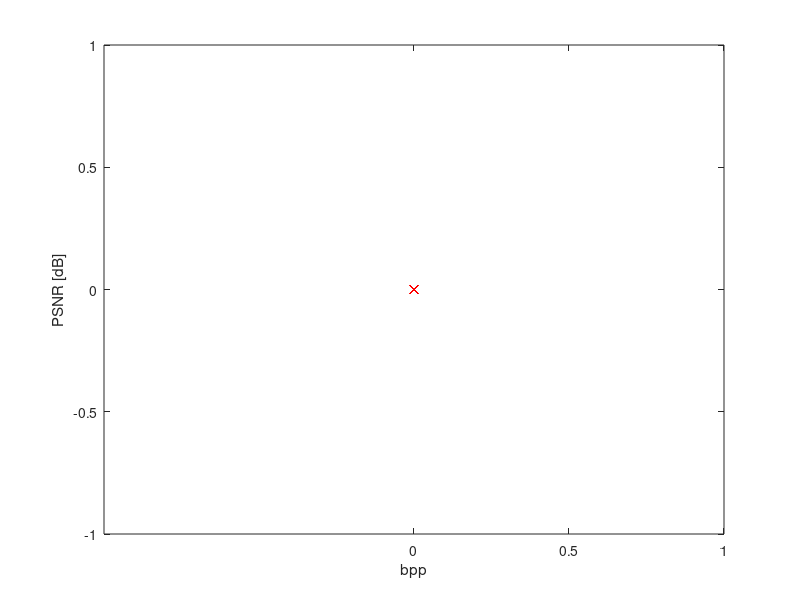

Source code (MATLAB):
scales = [0.07, 0.2, 0.4, 0.8, 1.0, 1.5, 2, 3, 4, 4.5];
EoB = 4000;

directory = fullfile('../../sequences', 'foreman20_40_RGB'); % path to src in the first part
path(path, directory)
frames = dir(fullfile(directory,'*.bmp'));

psnr = zeros(length(frames), 1);
rate = zeros(length(frames), 1);

final_rate = zeros(size(scales, 2), 1);
final_psnr = zeros(size(scales, 2), 1);

still_im_rate = zeros(size(scales, 2), 1);
still_im_psnr = zeros(size(scales, 2), 1);

for s = 1:numel(scales)
    qScale = scales(s);
    for i = 1:length(frames)
        im = double(imread(fullfile(directory, frames(i).name)));
        im1 = ictRGB2YCbCr(im);
        if i == 1     % Encode and decode the 1st frame

            [PSNR, BPP, ref_rgb_im, ~, ~, ~, k_small_min] = dctScript(im, qScale, EoB);
            psnr(i) = PSNR;
            rate(i) = BPP;
            still_im_rate(s) = BPP;
            still_im_psnr(s) = PSNR;
            ref_im = ictRGB2YCbCr(ref_rgb_im);            
            continue;
        end
        mv_indices = SSD(ref_im(:,:,1), im1(:,:,1));
        rec_im = SSD_rec(ref_im, mv_indices);
        err_im = im1-rec_im;
        try
            zeroRun= IntraEncode(err_im, qScale, EoB, 0, true);
            if isequal(i, 2)
                pmfMV = stats_marg(mv_indices, min(mv_indices(:)):max(mv_indices(:)));
                [BinaryTreeMV, ~, BinCodeMV, CodelengthsMV] = buildHuffman(pmfMV);
            end

            pmfZR = stats_marg(zeroRun, min(zeroRun(:)):max(zeroRun(:)));
            [BinaryTreeZR, ~, BinCodeZR, CodelengthsZR] = buildHuffman(pmfZR);

            off_setZR = -min(zeroRun(:))+1;
            off_setMV = -min(mv_indices(:))+1;

            bytestream1 = enc_huffman_new(zeroRun+off_setZR, BinCodeZR, CodelengthsZR);
            bytestream2 = enc_huffman_new(mv_indices+off_setMV, BinCodeMV, CodelengthsMV);

            dec_bytestream1 = double(reshape(dec_huffman_new(bytestream1, BinaryTreeZR, max(size(zeroRun(:)))), size(zeroRun)))-off_setZR;
            dec_bytestream2 = double(reshape(dec_huffman_new(bytestream2, BinaryTreeMV, max(size(mv_indices(:)))), size(mv_indices)))-off_setMV;

            bpp1 = (numel(bytestream1)*8) / (numel(im)/3);
            bpp2 = (numel(bytestream2)*8) / (numel(im)/3);

            dec_err_im = IntraDecode(zeroRun, size(err_im), qScale, EoB, 0, true);

        catch
            zeroRun= IntraEncode(err_im, qScale, EoB, 1, true);
            if isequal(i, 2)
                pmfMV = stats_marg(mv_indices, min(mv_indices(:)):max(mv_indices(:)));
                [BinaryTreeMV, ~, BinCodeMV, CodelengthsMV] = buildHuffman(pmfMV);
            end

            pmfZR = stats_marg(zeroRun, min(zeroRun(:)):max(zeroRun(:)));
            [BinaryTreeZR, ~, BinCodeZR, CodelengthsZR] = buildHuffman(pmfZR);

            off_setZR = -min(zeroRun(:))+1;
            off_setMV = -min(mv_indices(:))+1;

            bytestream1 = enc_huffman_new(zeroRun+off_setZR, BinCodeZR, CodelengthsZR);
            bytestream2 = enc_huffman_new(mv_indices+off_setMV, BinCodeMV, CodelengthsMV);

            dec_bytestream1 = double(reshape(dec_huffman_new(bytestream1, BinaryTreeZR, max(size(zeroRun(:)))), size(zeroRun)))-off_setZR;
            dec_bytestream2 = double(reshape(dec_huffman_new(bytestream2, BinaryTreeMV, max(size(mv_indices(:)))), size(mv_indices)))-off_setMV;

            bpp1 = (numel(bytestream1)*8) / (numel(im)/3);
            bpp2 = (numel(bytestream2)*8) / (numel(im)/3);
            dec_err_im = IntraDecode(zeroRun, size(err_im), qScale, EoB, 1, true);

        end
                
        ref_im = dec_err_im + rec_im;
        img_rec = ictYCbCr2RGB(ref_im);
        
        rate(i) = bpp1 + bpp2;
        psnr(i) = calcPSNR(im, img_rec);
    end

    final_rate(s) = mean(rate);
    final_psnr(s) = mean(psnr);
    fprintf('Final Results: \n');
    fprintf('QP: %.1f bit-rate: %.3f bits/pixel PSNR: %.2fdB\n', qScale, final_rate(s), final_psnr(s))
    
end


plot(final_rate, final_psnr, 'bx-')
xlabel("bpp");
ylabel('PSNR [dB]');

hold on;
plot(still_im_rate, still_im_psnr, 'rx-')
set(gca,'XTick', 0.0:0.5:6);


%% All Functions

function [PSNR, BPP, I_rec, BinCode, Codelengths, BinaryTree, k_small] = dctScript(img, qScale, EoB)

lena_small = (double(imread('lena_small.tif')));

k_small  = IntraEncode(lena_small, qScale, EoB, 0, false);
k        = IntraEncode(img, qScale, EoB, 0, false);
%% use pmf of k_small to build and train huffman table
%your code here
pmfqLenaSmall = stats_marg(k_small, -1000:4000);%min(min(k_small), min(k)):max(max(k_small), max(k)));
[BinaryTree, ~, BinCode, Codelengths] = buildHuffman(pmfqLenaSmall);

% k_small_min = min(k_small);
off_set = 1000+1;%-min(k_small_min, min(k))+1;
bytestream = enc_huffman_new(k+off_set, BinCode, Codelengths);

k_rec = double(reshape(dec_huffman_new(bytestream, BinaryTree, max(size(k(:)))), size(k)))-off_set;

%% use trained table to encode k to get the bytestream
% your code here
BPP = (numel(bytestream)*8) / (numel(img)/3);
%% image reconstruction
I_rec = IntraDecode(k_rec, size(img), qScale, EoB, 0, false);
PSNR = calcPSNR(img, I_rec);
end

function dst = IntraDecode(image, img_size , qScale, EoB, zr_setter, ycbcr)
%  Function Name : IntraDecode.m
%  Input         : image (zero-run encoded image, 1xN)
%                  img_size (original image size)
%                  qScale(quantization scale)
%  Output        : dst   (decoded image)

if isequal(zr_setter, 1)
    enc_dec = reshape(ZeroRunDec(image), [img_size(1)*8, prod(img_size)/(img_size(1)*8)]);
else
    enc_dec = reshape(ZeroRunDec_EoB(image, EoB), [img_size(1)*8, prod(img_size)/(img_size(1)*8)]);
end
enc_zigzag = blockproc(enc_dec, [64, 1], @(block_struct) DeZigZag8x8(block_struct.data));

% reshape
enc_zigzag_reshaped = zeros(img_size);
int_im1 = [];
int_im2 = [];
int_im3 = [];
for j = 0:7
    int_im1 = [int_im1, (1:img_size(3)*8:prod(img_size)/img_size(1))+j];
    int_im2 = [int_im2, (9:img_size(3)*8:prod(img_size)/img_size(1))+j];
    int_im3 = [int_im3, (17:img_size(3)*8:prod(img_size)/img_size(1))+j];
end
enc_zigzag_reshaped(:, :, 1) = enc_zigzag(:, sort(int_im1));
enc_zigzag_reshaped(:, :, 2) = enc_zigzag(:, sort(int_im2));
enc_zigzag_reshaped(:, :, 3) = enc_zigzag(:, sort(int_im3));

rec_imageYCbCr_dequant = blockproc(enc_zigzag_reshaped, [8, 8], @(block_struct) DeQuant8x8(block_struct.data, qScale));
rec_imageYCbCr_Idct = blockproc(rec_imageYCbCr_dequant, [8, 8], @(block_struct) IDCT8x8(block_struct.data));
if ~ycbcr
    dst = ictYCbCr2RGB(rec_imageYCbCr_Idct);
else
    dst = rec_imageYCbCr_Idct;
end

end

function dst = IntraEncode(image, qScale, EoB, zr_setter, ycbcr)
%  Function Name : IntraEncode.m
%  Input         : image (Original RGB Image)
%                  qScale(quantization scale)
%  Output        : dst   (sequences after zero-run encoding, 1xN)

if ~ycbcr
    imageYCbCr = ictRGB2YCbCr(image);
else
    imageYCbCr = image;
end
imageYCbCr_dct = blockproc(imageYCbCr, [8, 8], @(block_struct) DCT8x8(block_struct.data));
imageYCbCr_quant = blockproc(imageYCbCr_dct, [8, 8], @(block_struct) Quant8x8(block_struct.data, qScale));
imageYCbCr_zigzag = blockproc(imageYCbCr_quant, [8, 8], @(block_struct) ZigZag8x8(block_struct.data));
if isequal(zr_setter, 0)
    dst = ZeroRunEnc_EoB(imageYCbCr_zigzag, EoB);
else
    dst = ZeroRunEnc(imageYCbCr_zigzag(:));
end
end

function dst = ZeroRunEnc(src)
    % place your function code here
    index = 1;
    symbol(index) = src(1);
    magnitude(index) = 1;
    for i = 2:1:length(src)
        if eq(src(i),0)
            if eq(src(i), src(i-1))
                magnitude(index) = magnitude(index) + 1;
            else
                index = index + 1;
                symbol(index) = src(i);
                magnitude(index) = 1;
            end
        else
            index = index + 1;
            symbol(index) = src(i);
            magnitude(index) = 1;
        end
    end
    dst = [];

    for i = 1:length(symbol)
        if symbol(i) == 0 
            codeTemp = [0 magnitude(i)];
        else
            codeTemp = symbol(i);
        end
        dst = [dst codeTemp];
    end


end

function zze = ZeroRunEnc_EoB(zz, EOB)
%  Input         : zz (Zig-zag scanned sequence, 1xN)
%                  EOB (End Of Block symbol, scalar)
%
%  Output        : zze (zero-run-level encoded sequence, 1xM)
 %
    zz = reshape(zz, [64, numel(zz)/64]);
    counter = 1;
    for idx = 1:size(zz, 2)
        zz_idx = zz(:, idx);
        index = 1;
        symbol = [];
        magnitude = [];
        
        symbol(index) = zz_idx(1);
        magnitude(index) = 0;
        for i = 2:1:length(zz_idx)
            if eq(zz_idx(i),0)
                if eq(zz_idx(i), zz_idx(i-1))
                    magnitude(index) = magnitude(index) + 1;
                else
                    index = index + 1;
                    symbol(index) = zz_idx(i);
                    magnitude(index) = 0;
                end
            else
                index = index + 1;
                symbol(index) = zz_idx(i);
                magnitude(index) = 0;
            end
        end

        for i = 1:length(symbol)
            if symbol(i) == 0 
                if i == length(symbol)
                    codeTemp = EOB;
                else
                    codeTemp = [0 magnitude(i)];
                end
            else
                codeTemp = symbol(i);
            end
            if length(codeTemp) == 2
                zze(counter:counter+1) = codeTemp;
                counter = counter + 2;
            else
                zze(counter) = codeTemp;
                counter = counter + 1;
            end
        end
    end
    
   
end

function yuv = ictRGB2YCbCr(rgb)
    yuv(:,:,1) = 0.299*rgb(:,:,1) + 0.587*rgb(:,:,2) + 0.114*rgb(:,:,3);
    yuv(:,:,2) = -0.169*rgb(:,:,1) - 0.331*rgb(:,:,2) + 0.5*rgb(:,:,3);
    yuv(:,:,3) = 0.5*rgb(:,:,1) - 0.419*rgb(:,:,2) - 0.081*rgb(:,:,3);
end

function pmf = stats_marg(image, range)
    PMF = hist(image(:), range);
    pmf = PMF/sum(PMF);
end

function rgb = ictYCbCr2RGB(yuv)
    rgb(:,:,1) = yuv(:,:,1) + 1.402*yuv(:,:,3);
    rgb(:,:,2) = yuv(:,:,1) - 0.344*yuv(:,:,2) - 0.714*yuv(:,:,3);
    rgb(:,:,3) = yuv(:,:,1) + 1.772*yuv(:,:,2);
end
    
function PSNR = calcPSNR(Image, recImage)
mse = calcMSE(Image, recImage);
PSNR = 20*log10(255/sqrt(mse));
end

function MSE = calcMSE(Image, recImage)
[height, width, cdim] = size(Image);
MSE = sum(sum((double(Image) - double(recImage)).^2))/(height*width*cdim);
MSE = sum(MSE(:));
end

function coeff = DCT8x8(block)
%  Input         : block    (Original Image block, 8x8x3)
%
%  Output        : coeff    (DCT coefficients after transformation, 8x8x3)
%     coeff = zeros(size(block));
%     for depth = 1:size(block, 3)
%         coeff(:, :, depth) = dct(dct(block(:, :, depth)).').';
%     end
    coeff = permute(dct(permute(dct(block),[2 1 3])), [2, 1, 3]);
end

function dct_block = DeQuant8x8(quant_block, qScale)
%  Function Name : DeQuant8x8.m
%  Input         : quant_block  (Quantized Block, 8x8x3)
%                  qScale       (Quantization Parameter, scalar)
%
%  Output        : dct_block    (Dequantized DCT coefficients, 8x8x3)
    L = qScale*[16, 11, 10, 16, 24, 40, 51, 61;
                12, 12, 14, 19, 26, 58, 60, 55;
                14, 13, 16, 24, 40, 57, 69, 56;
                14, 17, 22, 29, 51, 87, 80, 62;
                18, 55, 37, 56, 68, 109, 103, 77;
                24, 35, 55, 64, 81, 104, 113, 92;
                49, 64, 78, 87, 103, 121, 120, 101;
                72, 92, 95, 98, 112, 100, 103, 99];
    
    C =  qScale*[17, 18, 24, 47, 99, 99, 99, 99;
                 18, 21, 26, 66, 99, 99, 99, 99;
                 24, 13, 56, 99, 99, 99, 99, 99;
                 47, 66, 99, 99, 99, 99, 99, 99;
                 99, 99, 99, 99, 99, 99, 99, 99;
                 99, 99, 99, 99, 99, 99, 99, 99;
                 99, 99, 99, 99, 99, 99, 99, 99;
                 99, 99, 99, 99, 99, 99, 99, 99; ];

    dct_block = zeros(size(quant_block));
    for depth = 1:size(quant_block, 3)
        if depth == 1
            quantMat = L;
        else
            quantMat = C;
        end
        dct_block(:, :, depth) =  quant_block(:, :, depth).*quantMat;
    end
end


function coeffs = DeZigZag8x8(zz)
%  Function Name : DeZigZag8x8.m
%  Input         : zz    (Coefficients in zig-zag order)
%
%  Output        : coeffs(DCT coefficients in original order)
    ZigZag8x8_Mat = [1     2    6    7    15   16   28   29;
                     3     5    8    14   17   27   30   43;
                     4     9    13   18   26   31   42   44;
                     10    12   19   25   32   41   45   54;
                     11    20   24   33   40   46   53   55;
                     21    23   34   39   47   52   56   61;
                     22    35   38   48   51   57   60   62;
                     36    37   49   50   58   59   63   64];
    
    coeffs = zeros([sqrt(size(zz, 1)), sqrt(size(zz, 1)), size(zz, 2)]);
    for depth = 1:size(zz, 2)
        zzVec = zz(:, depth);
        coeffs(:, :, depth) = reshape(zzVec(ZigZag8x8_Mat(:)), sqrt(size(zz, 1)), sqrt(size(zz, 1)));
    end
end


function block = IDCT8x8(coeff)
%  Function Name : IDCT8x8.m
%  Input         : coeff (DCT Coefficients) 8*8*3
%  Output        : block (original image block) 8*8*3
%     block = zeros(size(coeff));
%     for depth = 1:size(coeff, 3)
%         block(:, :, depth) = idct(idct(coeff(:, :, depth)).').';
%     end
    block = permute(idct(permute(idct(coeff),[2 1 3])), [2, 1, 3]);
end


function quant = Quant8x8(dct_block, qScale)
%  Input         : dct_block (Original Coefficients, 8x8x3)
%                  qScale (Quantization Parameter, scalar)
%
%  Output        : quant (Quantized Coefficients, 8x8x3)

    L = qScale*[16, 11, 10, 16, 24, 40, 51, 61;
                12, 12, 14, 19, 26, 58, 60, 55;
                14, 13, 16, 24, 40, 57, 69, 56;
                14, 17, 22, 29, 51, 87, 80, 62;
                18, 55, 37, 56, 68, 109, 103, 77;
                24, 35, 55, 64, 81, 104, 113, 92;
                49, 64, 78, 87, 103, 121, 120, 101;
                72, 92, 95, 98, 112, 100, 103, 99];
    
    C =  qScale*[17, 18, 24, 47, 99, 99, 99, 99;
                 18, 21, 26, 66, 99, 99, 99, 99;
                 24, 13, 56, 99, 99, 99, 99, 99;
                 47, 66, 99, 99, 99, 99, 99, 99;
                 99, 99, 99, 99, 99, 99, 99, 99;
                 99, 99, 99, 99, 99, 99, 99, 99;
                 99, 99, 99, 99, 99, 99, 99, 99;
                 99, 99, 99, 99, 99, 99, 99, 99; ];

    quant = zeros(size(dct_block));
    for depth = 1:size(dct_block, 3)
        if depth == 1
            quantMat = L;
        else
            quantMat = C;
        end
        quant(:, :, depth) =  round(dct_block(:, :, depth)./quantMat);
    end
end

function zz = ZigZag8x8(quant)
%  Input         : quant (Quantized Coefficients, 8x8x3)
%
%  Output        : zz (zig-zag scaned Coefficients, 64x3)
    ZigZag8x8_Mat = [1     2    6    7    15   16   28   29;
                     3     5    8    14   17   27   30   43;
                     4     9    13   18   26   31   42   44;
                     10    12   19   25   32   41   45   54;
                     11    20   24   33   40   46   53   55;
                     21    23   34   39   47   52   56   61;
                     22    35   38   48   51   57   60   62;
                     36    37   49   50   58   59   63   64];
    zz = zeros([size(quant, 1)*size(quant, 2), size(quant, 3)]);
    for depth = 1:size(quant, 3)
        quantImg = quant(:, :, depth);
        zz(ZigZag8x8_Mat(:), depth) = quantImg(:);
    end
    
end

function dst = ZeroRunDec_EoB(src, EoB)
%  Function Name : ZeroRunDec1.m zero run level decoder
%  Input         : src (zero run encoded sequence 1xM with EoB signs)
%                  EoB (end of block sign)
%
%  Output        : dst (reconstructed zig-zag scanned sequence 1xN)

%%
EOB_idx = find(src == EoB);
if isempty(EOB_idx)
    EOB_idx = length(src);
end

dst = [];
for idx = 1:length(EOB_idx)
    if idx == 1
        src_64 = src(1:EOB_idx(idx));
    else
        src_64 = src(EOB_idx(idx-1)+1:EOB_idx(idx));
    end
    dst_64 = ZeroRunDec8x8_EoB(src_64, EoB);
    dst(1, end+1:end+size(dst_64, 2)) = dst_64;
end
end


function dst_64 = ZeroRunDec8x8_EoB(src_64, EoB)
%%
    index = 1;
%     dst_64 = zeros(1, 64);
    dst_64 = [];
    for i = 1:length(src_64)
        if eq(src_64(i),EoB)
%             %% Comment out for faster version but expect possibility to have a bug
            if size(src_64, 2) == 1
                dst_64 = zeros(1, 64);
            else
                mult = ceil(size(dst_64, 2)/64);
                dst_64(1, end+1:end+mult*64-size(dst_64(1:end-1), 2)-1) = zeros(1, mult*64-size(dst_64(1:end), 2));
            end
            %%
            break;
        end
        if eq(src_64(i),0) 
            if i == 1 || (i > 1 && ~eq(src_64(i-1),0))
                count = src_64(i+1)+1;
                dst_64(1, index:(index+count-1)) = zeros(count,1);
                index = index + count;
            end
        else
            if (i-1) < 1 || ~eq(src_64(i-1),0)
                dst_64(1, index) = src_64(i);
                index = index + 1;
            else
                if i > 2 && and(eq(src_64(i-1),0), eq(src_64(i-2),0))
                    dst_64(1, index) = src_64(i);
                    index = index + 1;
                end
            end
        end
    end
   
end

function motion_vectors_indices = SSD(ref_image, image)
%  Input         : ref_image(Reference Image, size: height x width)
%                  image (Current Image, size: height x width)
%
%  Output        : motion_vectors_indices (Motion Vector Indices, size: (height/8) x (width/8) x 1 )

ref_image = padarray(ref_image, [4, 4], 'both', 'replicate');
motion_vectors_indices = blockproc(image, [8, 8], @(block_struct) BlockSSD(block_struct.data, block_struct.location, ref_image));

end

function motion_vector_indices = BlockSSD(block, loc, ref_image)

loc = loc + size(block)/2;
sse_min = inf;
best_loc = loc;
for x = -size(block, 1)/2:size(block, 1)/2
    for y = -size(block, 2)/2:size(block, 2)/2
        sse = sum(sum( (block-ref_image(loc(1)+x:loc(1)+x+size(block, 1)-1, loc(2)+y:loc(2)+y+size(block, 2)-1)).^2 ));
        if sse_min > sse
            best_loc(1) = x+5;
            best_loc(2) = y+5;
            sse_min = sse;
        end
    end
end
motion_vector_indices = sub2ind(size(block)+1, best_loc(2), best_loc(1));
end

function rec_image = SSD_rec(ref_image, motion_vectors)
%  Input         : ref_image(Reference Image, YCbCr image)
%                  motion_vectors
%
%  Output        : rec_image (Reconstructed current image, YCbCr image)


    rec_image = zeros(size(ref_image));
    ref_image = padarray(ref_image, [4, 4], 'both', 'replicate');
    
    for x = 1:size(motion_vectors, 1)
        for y = 1:size(motion_vectors, 2)
            [mvY, mvX] = ind2sub(8+1, motion_vectors(x, y));
            
            ref_XStart = (x-1)*8+mvX;
            ref_XEnd = x*8+mvX-1;
            ref_YStart = (y-1)*8+mvY;
            ref_YEnd = y*8+mvY-1;
            
                        
            rec_image(ref_XStart-mvX+1:ref_XEnd-mvX+1, ref_YStart-mvY+1:ref_YEnd-mvY+1, :) = ...
                ref_image(ref_XStart:ref_XEnd, ref_YStart:ref_YEnd, :);
        end 
    end
 
end

function dst = ZeroRunDec(src)
    % place your function code here
    index = 1;
    for i = 1:1:length(src)
        if eq(src(i),0)
            count = src(i+1);
            dst(index:(index+count-1),1) = zeros(count,1);
            index = index + count;
        elseif (i-1) < 1 || ~eq(src(i-1),0)
            dst(index,1) = src(i);
            index = index + 1;
        end
    end
end

